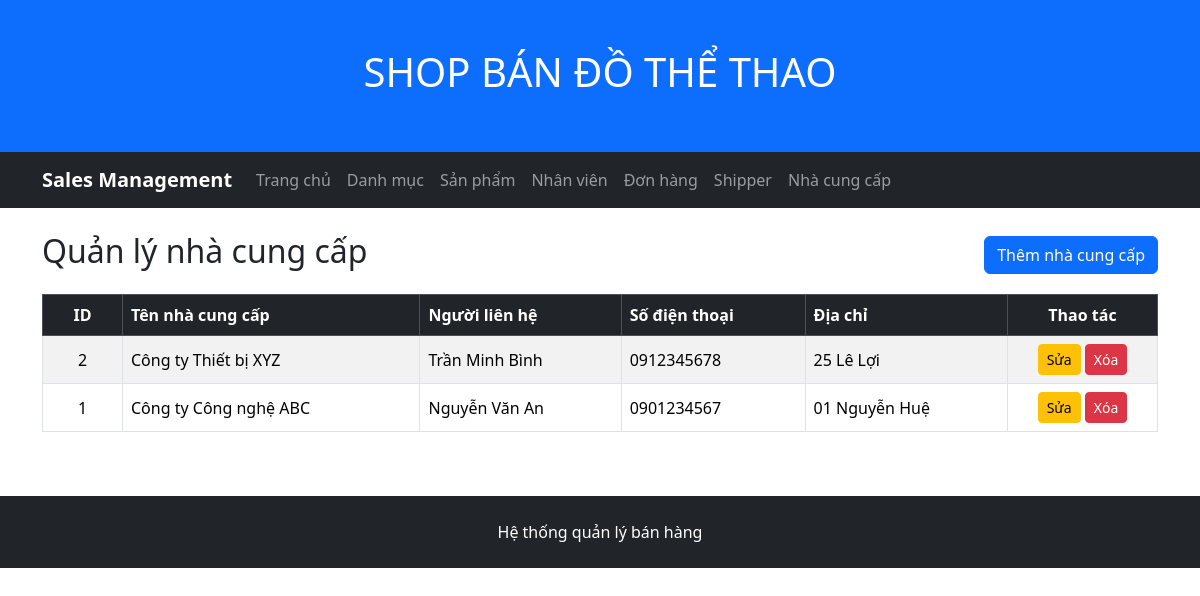
The app's page /admin/suppliers/index.php with its own data.
### tables this page shows
CREATE TABLE suppliers (
    SupplierID INT AUTO_INCREMENT PRIMARY KEY,
    SupplierName VARCHAR(200) NOT NULL,
    ContactName VARCHAR(100),
    Address VARCHAR(200),
    City VARCHAR(100),
    PostalCode VARCHAR(20),
    Country VARCHAR(100),
    Phone VARCHAR(20)
);

### public/admin/suppliers/index.php (the view, shortened to what this page needs)
<?php
require_once '/var/www/src/config/database.php';
$sql = "SELECT * FROM suppliers ORDER BY SupplierID DESC";
$result = $conn->query($sql);
require_once '/var/www/src/includes/admin/header.php';
require_once '/var/www/src/includes/admin/navbar.php';
?>
<div class="container mt-4 mb-5">
    <div class="d-flex justify-content-between align-items-center mb-3">
        <h2>Quản lý nhà cung cấp</h2>
        <a href="/admin/suppliers/create.php" class="btn btn-primary">Thêm nhà cung cấp</a>
    </div>
    <div class="table-responsive">
        <table class="table table-bordered table-striped align-middle">
            <thead class="table-dark">
                <tr>
                    <th style="width: 80px;" class="text-center">ID</th>
                    <th>Tên nhà cung cấp</th>
                    <th>Người liên hệ</th>
                    <th>Số điện thoại</th>
                    <th>Địa chỉ</th>
                    <th style="width: 150px;" class="text-center">Thao tác</th>
                </tr>
            </thead>
            <tbody>
            <?php if ($result && $result->num_rows > 0): ?>
                <?php while ($sup = $result->fetch_assoc()): ?>
                    <tr>
                        <td class="text-center"><?= $sup['SupplierID'] ?></td>
                        <td><?= htmlspecialchars($sup['SupplierName']) ?></td>
                        <td><?= htmlspecialchars($sup['ContactName'] ?? '') ?></td>
                        <td><?= htmlspecialchars($sup['Phone'] ?? '') ?></td>
                        <td><?= htmlspecialchars($sup['Address'] ?? '') ?></td>
                        <td class="text-center">
                            <a href="/admin/suppliers/edit.php?id=<?= $sup['SupplierID'] ?>" class="btn btn-sm btn-warning">Sửa</a>
                            <form action="/admin/suppliers/delete.php" method="POST" class="d-inline" onsubmit="return confirm('Bạn có chắc muốn xóa?');">
                                <button type="submit" class="btn btn-sm btn-danger">Xóa</button>
                            </form>
                        </td>
                    </tr>
                <?php endwhile; ?>
            <?php else: ?>
                <tr><td colspan="6" class="text-center">Chưa có dữ liệu nhà cung cấp.</td></tr>
            <?php endif; ?>
            </tbody>
        </table>
    </div>
</div>
<?php
require_once '/var/www/src/includes/admin/footer.php';
?>

### records on screen
suppliers: SupplierID "2", SupplierName "Công ty Thiết bị XYZ", ContactName "Trần Minh Bình", Phone "0912345678", Address "25 Lê Lợi"
suppliers: SupplierID "1", SupplierName "Công ty Công nghệ ABC", ContactName "Nguyễn Văn An", Phone "0901234567", Address "01 Nguyễn Huệ"
